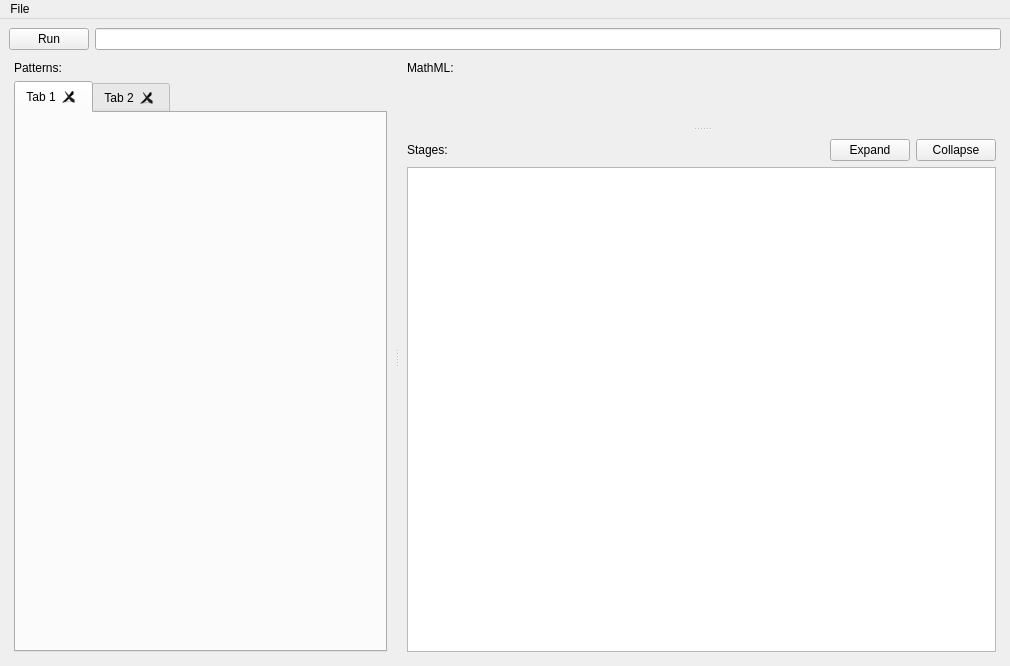
<?xml version="1.0" encoding="UTF-8"?>
<ui version="4.0">
 <class>MathDevEnv</class>
 <widget class="QMainWindow" name="MathDevEnv">
  <property name="geometry">
   <rect>
    <x>0</x>
    <y>0</y>
    <width>1010</width>
    <height>666</height>
   </rect>
  </property>
  <property name="windowTitle">
   <string>Math Pattern Editor</string>
  </property>
  <widget class="QWidget" name="centralwidget">
   <layout class="QVBoxLayout" name="verticalLayout_4" stretch="0,1">
    <item>
     <layout class="QHBoxLayout" name="horizontalLayout" stretch="0,1">
      <item>
       <widget class="QPushButton" name="runButton">
        <property name="toolTip">
         <string>Runs the current pattern (Ctrl + R)</string>
        </property>
        <property name="text">
         <string>Run</string>
        </property>
        <property name="shortcut">
         <string>Ctrl+R</string>
        </property>
       </widget>
      </item>
      <item>
       <widget class="QLineEdit" name="mathProseOutput"/>
      </item>
     </layout>
    </item>
    <item>
     <widget class="QSplitter" name="splitter_2">
      <property name="orientation">
       <enum>Qt::Horizontal</enum>
      </property>
      <property name="handleWidth">
       <number>10</number>
      </property>
      <widget class="QWidget" name="layoutWidget">
       <layout class="QVBoxLayout" name="verticalLayout_2">
        <property name="margin">
         <number>5</number>
        </property>
        <item>
         <widget class="QLabel" name="label_2">
          <property name="text">
           <string>Patterns:</string>
          </property>
         </widget>
        </item>
        <item>
         <widget class="QTabWidget" name="patternTabs">
          <property name="currentIndex">
           <number>0</number>
          </property>
          <property name="tabsClosable">
           <bool>true</bool>
          </property>
          <property name="movable">
           <bool>true</bool>
          </property>
          <widget class="QWidget" name="tab">
           <attribute name="title">
            <string>Tab 1</string>
           </attribute>
          </widget>
          <widget class="QWidget" name="tab_2">
           <attribute name="title">
            <string>Tab 2</string>
           </attribute>
          </widget>
         </widget>
        </item>
       </layout>
      </widget>
      <widget class="QSplitter" name="splitter">
       <property name="orientation">
        <enum>Qt::Vertical</enum>
       </property>
       <property name="handleWidth">
        <number>10</number>
       </property>
       <widget class="QWidget" name="layoutWidget">
        <layout class="QVBoxLayout" name="verticalLayout_3" stretch="0,1">
         <property name="margin">
          <number>5</number>
         </property>
         <item>
          <widget class="QLabel" name="label_3">
           <property name="text">
            <string>MathML:</string>
           </property>
          </widget>
         </item>
         <item>
          <widget class="MathMLEditor" name="mathmlEditor" native="true"/>
         </item>
        </layout>
       </widget>
       <widget class="QWidget" name="layoutWidget">
        <layout class="QVBoxLayout" name="verticalLayout">
         <property name="margin">
          <number>5</number>
         </property>
         <item>
          <layout class="QHBoxLayout" name="horizontalLayout_2">
           <item>
            <widget class="QLabel" name="label">
             <property name="text">
              <string>Stages:</string>
             </property>
            </widget>
           </item>
           <item>
            <spacer name="horizontalSpacer">
             <property name="orientation">
              <enum>Qt::Horizontal</enum>
             </property>
             <property name="sizeHint" stdset="0">
              <size>
               <width>40</width>
               <height>20</height>
              </size>
             </property>
            </spacer>
           </item>
           <item>
            <widget class="QPushButton" name="expandButton">
             <property name="text">
              <string>Expand</string>
             </property>
            </widget>
           </item>
           <item>
            <widget class="QPushButton" name="collapseButton">
             <property name="text">
              <string>Collapse</string>
             </property>
            </widget>
           </item>
          </layout>
         </item>
         <item>
          <widget class="QTreeWidget" name="stagesTree">
           <attribute name="headerVisible">
            <bool>false</bool>
           </attribute>
           <column>
            <property name="text">
             <string notr="true">1</string>
            </property>
           </column>
          </widget>
         </item>
        </layout>
       </widget>
      </widget>
     </widget>
    </item>
   </layout>
  </widget>
  <widget class="QMenuBar" name="menubar">
   <property name="geometry">
    <rect>
     <x>0</x>
     <y>0</y>
     <width>1010</width>
     <height>21</height>
    </rect>
   </property>
   <widget class="QMenu" name="menuFile">
    <property name="title">
     <string>File</string>
    </property>
    <addaction name="actionNew_Pattern"/>
    <addaction name="actionOpen_Pattern"/>
    <addaction name="actionPaste_MathML"/>
    <addaction name="separator"/>
    <addaction name="actionSave_Pattern"/>
    <addaction name="actionSave_As"/>
    <addaction name="separator"/>
    <addaction name="actionClose_Pattern"/>
   </widget>
   <addaction name="menuFile"/>
  </widget>
  <action name="actionOpen_Pattern">
   <property name="text">
    <string>Open Pattern</string>
   </property>
   <property name="shortcut">
    <string>Ctrl+O</string>
   </property>
  </action>
  <action name="actionGet_MathML">
   <property name="text">
    <string>Get MathML From Document</string>
   </property>
  </action>
  <action name="actionNew_Pattern">
   <property name="text">
    <string>New Pattern</string>
   </property>
   <property name="shortcut">
    <string>Ctrl+N</string>
   </property>
  </action>
  <action name="actionClose_Pattern">
   <property name="text">
    <string>Close Pattern</string>
   </property>
   <property name="shortcut">
    <string>Ctrl+W</string>
   </property>
  </action>
  <action name="actionPaste_MathML">
   <property name="text">
    <string>Paste MathML</string>
   </property>
   <property name="shortcut">
    <string>Ctrl+Shift+V</string>
   </property>
  </action>
  <action name="actionSave_Pattern">
   <property name="text">
    <string>Save Pattern</string>
   </property>
   <property name="shortcut">
    <string>Ctrl+S</string>
   </property>
  </action>
  <action name="actionSave_As">
   <property name="text">
    <string>Save As...</string>
   </property>
   <property name="shortcut">
    <string>Ctrl+Shift+S</string>
   </property>
  </action>
 </widget>
 <customwidgets>
  <customwidget>
   <class>MathMLEditor</class>
   <extends>QWidget</extends>
   <header>gui.mathml_editor</header>
   <container>1</container>
  </customwidget>
 </customwidgets>
 <resources/>
 <connections/>
</ui>
